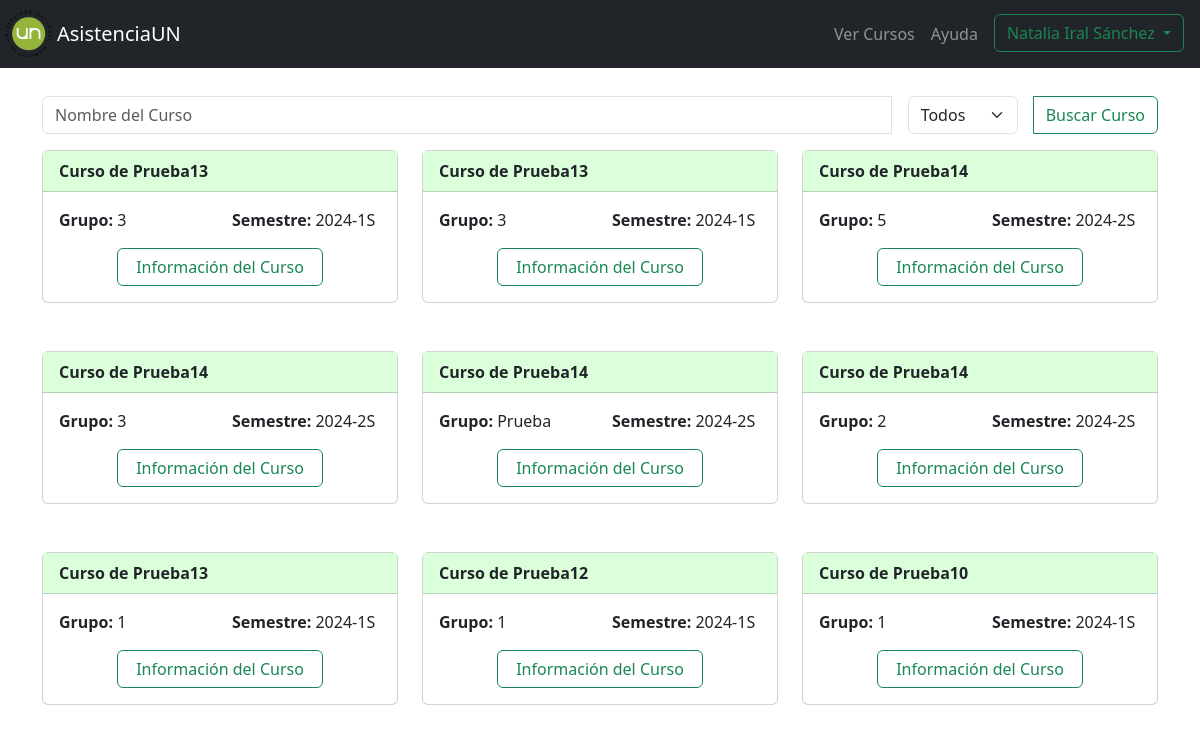
/listar_grupos_estudiantes/ (signed in), run on the app's committed database.
### myapp/models.py (models this page shows)
class Estudiantes(models.Model):
    user = models.OneToOneField(User, on_delete=models.CASCADE,null=True)
    documento_estudiante = models.CharField(max_length=20, null=False)
    nombres_estudiante = models.CharField(max_length=100, null=False)
    apellidos_estudiante = models.CharField(max_length=100, null=False)
    plan_estudio = models.ForeignKey(PlanesEstudio, on_delete=models.CASCADE, null=True)

class Grupos(models.Model):
    id_grupo = models.AutoField(primary_key=True)
    nombre_grupo = models.CharField(max_length=100, null=False)
    curso_grupo = models.ForeignKey(Cursos, on_delete=models.CASCADE)
    estudiantes_grupo = models.ManyToManyField(Estudiantes, through='Inscripcion')

class Cursos(models.Model):
    id_curso = models.AutoField(primary_key=True)
    nombre_curso = models.CharField(max_length=100, null=False)
    anio_curso = models.IntegerField(null=False)
    semestre_curso = models.CharField(max_length=2, null=False, choices=[('1S', '1S'), ('2S', '2S')])
    fecha_creacion_curso = models.DateTimeField(auto_now_add=True)
    profesor_curso = models.ForeignKey(Profesores, on_delete=models.CASCADE)

### myapp/views.py (the view)
# urls.py: path('listar_grupos_estudiantes/', views.listar_grupos_estudiantes, name='listar_grupos_estudiantes'),
@login_required
def listar_grupos_estudiantes(request):
    if  'estudiante_id' in request.session:
        estudiante = Estudiantes.objects.get(id=request.session['estudiante_id'])
        grupos = Grupos.objects.filter(estudiantes_grupo=estudiante).order_by('-id_grupo')
        for i in grupos:
            if f'info_{i.id_grupo}' in request.POST:
                try:
                    return redirect('registrar_asistencia',  grupo=i.id_grupo)
                except Exception as e:
                    print(e)
                    return render(request, 'estudiantes/cursos_estudiante.html', {'grupos': grupos, 'estudiante': estudiante})
        return render(request, 'estudiantes/cursos_estudiante.html', {'grupos': grupos, 'estudiante': estudiante})
    else:
        return redirect('index')

### myapp/templates/estudiantes/cursos_estudiante.html (shortened to what this page needs)
{% extends "estudiantes/format.html" %}
{% block content %}
<div class="container mt-5 pt-5">
    <div class="input-group mb-3">
        <input type="text" class="form-control" placeholder="Nombre del Curso" aria-label="Search"
            aria-describedby="search-button">
        <div class="btn-group mr-2 ml-2" role="group">
            <select class="form-select mr-2 ml-2 " aria-label="Default select example">
                <option value="" selected>Todos</option>
            </select>
        </div>
        <div class="input-group-append">
            <button class="btn btn-outline-success" type="button" id="search-button">Buscar Curso</button>
        </div>
    </div>
    <div class="row">
        {% if grupos %}
        {% for grupo in grupos %}
        <div class="col-md-4 mb-5">
            <div class="card">
                <form method="POST">
                    <div class="card-header header-cursos-estudiante">
                    <strong>{{grupo.curso_grupo.nombre_curso}}</strong>
                    </div>
                    <div class="card-body">
                        <div class="row mb-3">
                            <div class="col-6">
                            <strong>Grupo:</strong> {{grupo.nombre_grupo}}
                            </div>
                            <div class="col-6">
                                <strong>Semestre:</strong> {{grupo.curso_grupo.anio_curso}}-{{grupo.curso_grupo.semestre_curso}}
                            </div>
                        </div>
                        <div class="row" >
                            <div class="d-grid gap-2 col-8 mx-auto">
                                <button type="submit" class="btn btn-outline-success"
                                name="info_{{ grupo.id_grupo }}">Información del Curso</button>
                            </div>
                              </div>
                    </div>
                </form>
            </div>
        </div>
        {% endfor %}
        {% endif %}
    </div>
</div>
{% endblock %}

### myapp/templates/estudiantes/format.html (shortened to what this page needs)
{% load static %}
<!DOCTYPE html>
<html lang="en">
<head>
    <link rel="stylesheet" href="https://stackpath.bootstrapcdn.com/bootstrap/4.5.2/css/bootstrap.min.css">
    <link href="https://cdn.jsdelivr.net/npm/bootstrap@5.3.3/dist/css/bootstrap.min.css" rel="stylesheet">
    <link href="https://getbootstrap.com/docs/5.3/assets/css/docs.css" rel="stylesheet">
    <link rel="stylesheet" href="{% static 'css/formato.css'%}">
    <link href="https://cdn.jsdelivr.net/npm/bootstrap-icons@1.7.1/font/bootstrap-icons.css" rel="stylesheet">
</head>
<body>
    <nav class="navbar navbar-expand-lg navbar-dark bg-dark fixed-top">
        <img src="{% static 'img/logounal.png'%}" alt="Logo UNAL">
        <a class="navbar-brand" href="{% url 'listar_grupos_estudiantes' %}">AsistenciaUN</a>
        <div class="collapse navbar-collapse" id="navbarNav">
            <ul class="navbar-nav ml-auto">
                <li class="nav-item">
                    <a class="nav-link" href="{% url 'listar_grupos_estudiantes' %}">Ver Cursos</a>
                </li>
                <li class="nav-item">
                    <a class="nav-link" href="#">Ayuda</a>
                </li>
                <li class="nav-item pl-2 pr-3 ">
                    <div class="btn-group" role="group">
                        {% if estudiante %}
                        <button type="button" class="btn btn-outline-success dropdown-toggle" data-bs-toggle="dropdown"
                            aria-expanded="false">
                            {{estudiante.nombres_estudiante}} {{estudiante.apellidos_estudiante}}
                        </button>
                        {% endif %}
                    </div>
                </li>
            </ul>
        </div>
    </nav>
    {% block content %}
    {% endblock %}
</body>
</html>

### myapp/static/css/formato.css (style rules this page uses)
.header-cursos-estudiante { background-color: rgb(219, 255, 218); }

### data on the page
Estudiantes: nombres_estudiante "Natalia", apellidos_estudiante "Iral Sánchez"
Grupos: curso_grupo.nombre_curso "Curso de Prueba13", nombre_grupo "3", curso_grupo.anio_curso "2024", curso_grupo.semestre_curso "1S"
Grupos: curso_grupo.nombre_curso "Curso de Prueba13", nombre_grupo "3", curso_grupo.anio_curso "2024", curso_grupo.semestre_curso "1S"
Grupos: curso_grupo.nombre_curso "Curso de Prueba14", nombre_grupo "5", curso_grupo.anio_curso "2024", curso_grupo.semestre_curso "2S"
Grupos: curso_grupo.nombre_curso "Curso de Prueba14", nombre_grupo "3", curso_grupo.anio_curso "2024", curso_grupo.semestre_curso "2S"
Grupos: curso_grupo.nombre_curso "Curso de Prueba14", nombre_grupo "Prueba", curso_grupo.anio_curso "2024", curso_grupo.semestre_curso "2S"
Grupos: curso_grupo.nombre_curso "Curso de Prueba14", nombre_grupo "2", curso_grupo.anio_curso "2024", curso_grupo.semestre_curso "2S"
Grupos: curso_grupo.nombre_curso "Curso de Prueba13", nombre_grupo "1", curso_grupo.anio_curso "2024", curso_grupo.semestre_curso "1S"
Grupos: curso_grupo.nombre_curso "Curso de Prueba12", nombre_grupo "1", curso_grupo.anio_curso "2024", curso_grupo.semestre_curso "1S"
Grupos: curso_grupo.nombre_curso "Curso de Prueba10", nombre_grupo "1", curso_grupo.anio_curso "2024", curso_grupo.semestre_curso "1S"
